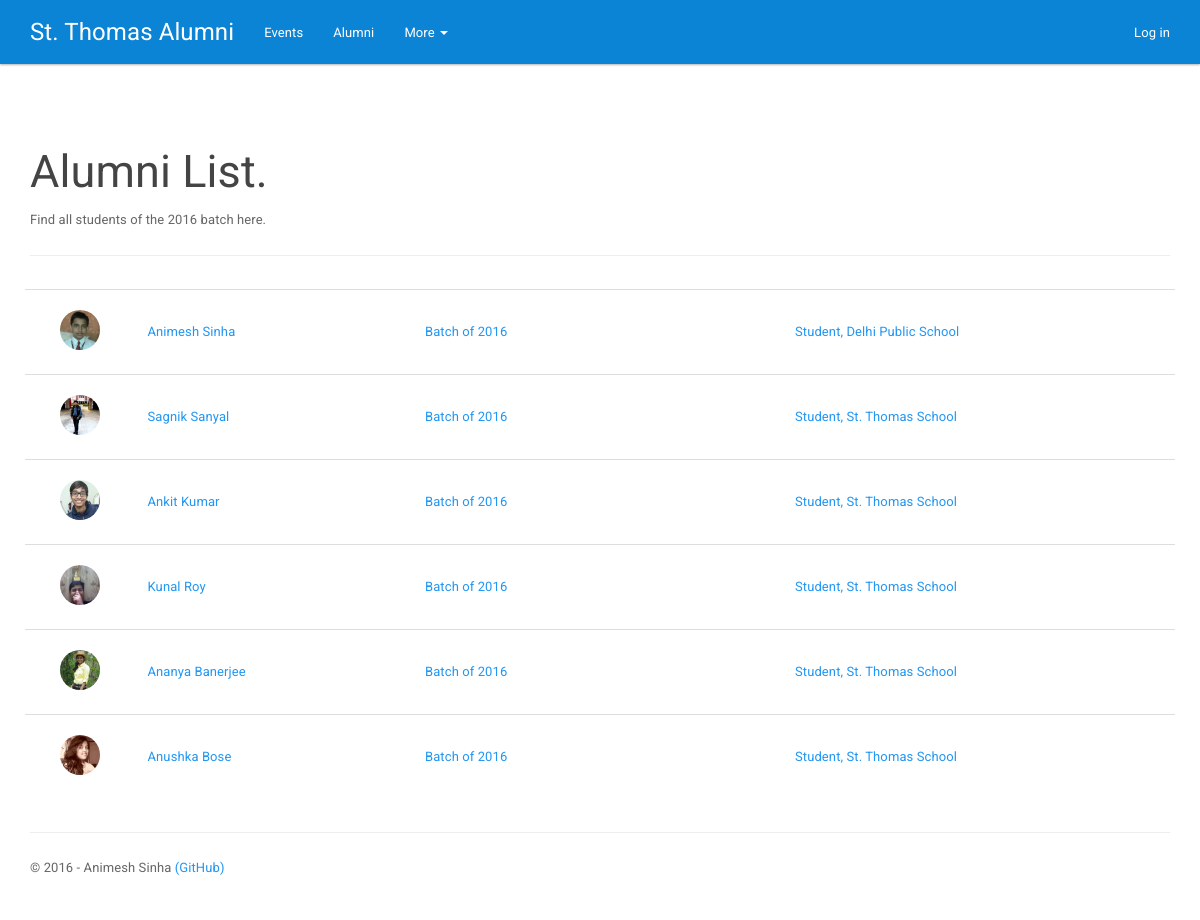
The app's page /alumni/batch/2016/ with its own data.
### app/models.py (models this page shows, shortened)
class Alumnus(models.Model):
    class Meta:
        verbose_name_plural = "Alumni"
    SEX_CHOICES = (
        ('M', 'Male'),
        ('F', 'Female'),
        ('L', 'Lesbian'),
        ('G', 'Gay'),
        ('B', 'Bisexual'),
        ('T', 'Transgender'),
        ('Q', 'Queer'),
    )
    RELATIONSHIP_CHOICES = (
        ('MR', 'Married'),
        ('SN', 'Single'),
        ('RL', 'In a Relationship'),
        ('DV', 'Divorced'),
    )
    VALIDITY_CHOICES = (
        ('V', 'Validated'),
        ('P', 'Paid'),
        ('U', 'Unchecked'),
        ('B', 'Blocked'),
    )
    user = models.OneToOneField(User, on_delete=models.CASCADE)
    picture = models.ImageField(upload_to='profile/', default='profile/_defaultavatar.png')
    birth_date = models.DateField(null=True)
    jobtitle = models.CharField(max_length=50, null=True)
    workplace = models.CharField(max_length=100, null=True)
    batch = models.IntegerField(null=True)
    sex = models.CharField(max_length=1, choices=SEX_CHOICES, null=True)
    admission_number = models.CharField(max_length=20, null=True)
    current_address = models.TextField(max_length=500, null=True)
    permanent_address = models.TextField(max_length=500, null=True)
    phone_mobile = models.CharField(max_length=20, null=True)
    phone_home = models.CharField(max_length=20, null=True)
    phone_work = models.CharField(max_length=20, null=True)
    relationship_status = models.CharField(max_length=2, null=True, choices=RELATIONSHIP_CHOICES)
    validity_code = models.CharField(max_length=1, choices=VALIDITY_CHOICES, default='U')

### app/views.py (the view)
# urls.py: url(r'^alumni/batch/(?P<batch>[0-9]{4})/$', app.views.alumni_batchlist),
def alumni_batchlist(request, batch):
    assert isinstance(request, HttpRequest)
    return render(
        request,
        'app/alumni_batchlist.html',
        {
            'title': 'Alumni List',
            'batch': batch,
            'people': Alumnus.objects.filter(batch=int(batch)),
            'year': datetime.now().year,
        }
    )

### app/templates/app/alumni_batchlist.html
{% extends "app/layout.html" %}
{% block content %}
{% load staticfiles %}
<h2>
    {{ title }}.
</h2>
<p>Find all students of the {{ batch }} batch here.</p>
<hr />
<div class="people-list">
    {% for person in people %}
        <div class="row people-item">
            <a href="/profile/{{ person.user.username }}">
                <div class="col-sm-1 col-xs-3">
                    <img src="{{ person.picture.url }}" class="img-circle" height="40" width="40"/>
                </div>
                <div class="col-sm-3 col-xs-9 people-data">
                    {{ person.user.first_name }} {{ person.user.last_name }}
                </div>
                <div class="col-sm-4 hidden-xs people-data">
                    Batch of {{ person.batch }}
                </div>
                <div class="col-sm-4 hidden-xs people-data">
                    {{ person.jobtitle }}, {{ person.workplace }}
                </div>
            </a>
        </div>
    {% endfor %}
</div>
{% endblock %}

### app/static/app/content/site.css (style rules this page uses)
body { padding: 100px 0px; }
div.people-list { padding: 10px; }
div.people-list div.people-item { border-top: thin solid; border-color: #DDDDDD; padding: 20px; }
div.people-list div.people-item div.people-data { padding: 10px; }

### records on screen
Alumnus: picture (picture), user.first_name "Animesh", user.last_name "Sinha", batch "2016", jobtitle "Student", workplace "Delhi Public School"
Alumnus: picture (picture), user.first_name "Sagnik", user.last_name "Sanyal", batch "2016", jobtitle "Student", workplace "St. Thomas School"
Alumnus: picture (picture), user.first_name "Ankit", user.last_name "Kumar", batch "2016", jobtitle "Student", workplace "St. Thomas School"
Alumnus: picture (picture), user.first_name "Kunal", user.last_name "Roy", batch "2016", jobtitle "Student", workplace "St. Thomas School"
Alumnus: picture (picture), user.first_name "Ananya", user.last_name "Banerjee", batch "2016", jobtitle "Student", workplace "St. Thomas School"
Alumnus: picture (picture), user.first_name "Anushka", user.last_name "Bose", batch "2016", jobtitle "Student", workplace "St. Thomas School"

### other values on screen
{{ title }} "Alumni List"
{{ batch }} "2016"
